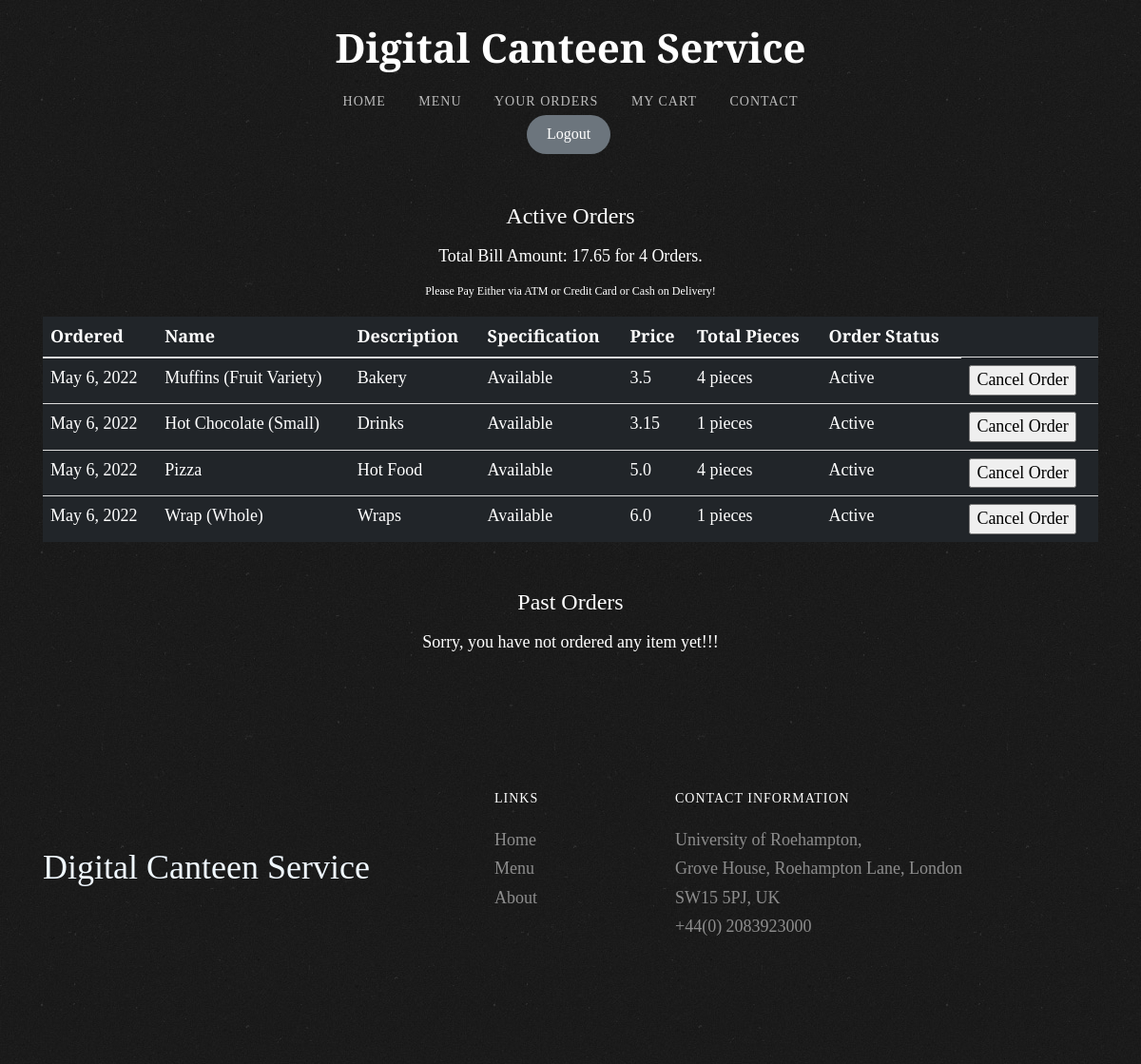
/order_details/ (signed in), run on the app's committed database.
### main/models.py (models this page shows, shortened)
class CartItems(models.Model):
    ORDER_STATUS = (
        ('Active', 'Active'),
        ('Delivered', 'Delivered')
    )
    user = models.ForeignKey(User, on_delete=models.CASCADE)
    item = models.ForeignKey(Item, on_delete=models.CASCADE)
    ordered = models.BooleanField(default=False)
    quantity = models.IntegerField(default=1)
    ordered_date = models.DateField(default=timezone.now)
    status = models.CharField(max_length=20, choices=ORDER_STATUS, default='Active')
    delivery_date = models.DateField(default=timezone.now)
    class Meta:
        verbose_name = 'Cart Item'
        verbose_name_plural = 'Cart Items'

class Item(models.Model):
    LABELS = (
        ('Best Selling Foods', 'Best Selling Foods'),
        ('New Food', 'New Food'),
        ('Spicy Foods🔥', 'Spicy Foods🔥'),
    )
    LABEL_COLOUR = (
        ('danger', 'danger'),
        ('success', 'success'),
        ('primary', 'primary'),
        ('info', 'info'),
        ('warning', 'warning'),
    )
    title = models.CharField(max_length=150)
    description = models.CharField(max_length=250,blank=True)
    price = models.FloatField()
    pieces = models.IntegerField(default=6)
    instructions = models.CharField(max_length=250,default="Available")
    image = models.ImageField(default='default.png', upload_to='images/')
    labels = models.CharField(max_length=25, choices=LABELS, blank=True)
    label_colour = models.CharField(max_length=15, choices=LABEL_COLOUR, blank=True)
    slug = models.SlugField(default="foods")
    created_by = models.ForeignKey(User, on_delete=models.CASCADE)

### main/views.py (the view)
# urls.py: path('order_details/', views.order_details, name='order_details'),
@login_required
def order_details(request):
    items = CartItems.objects.filter(user=request.user, ordered=True,status="Active").order_by('-ordered_date')
    cart_items = CartItems.objects.filter(user=request.user, ordered=True,status="Delivered").order_by('-ordered_date')
    bill = items.aggregate(Sum('item__price'))
    number = items.aggregate(Sum('quantity'))
    pieces = items.aggregate(Sum('item__pieces'))
    total = bill.get("item__price__sum")
    count = number.get("quantity__sum")
    total_pieces = pieces.get("item__pieces__sum")
    context = {
        'items':items,
        'cart_items':cart_items,
        'total': total,
        'count': count,
        'total_pieces': total_pieces
    }
    return render(request, 'main/order_details.html', context)

### main/templatetags/get_group.py (called while the page is built)
@register.filter(name='has_group')
def has_group(user, group_name):
    return user.groups.filter(name=group_name).exists()

### main/templates/main/order_details.html (shortened to what this page needs)
{% extends "main/layout.html" %}
{% block content %}
<br>
<br>
<br>
<br>
<br>
<br>
<div class="cart mt-1000">
    <div class="container ">
        <div class="row">
            <div class="col-sm-12 mt-5">
                <h3 class="text-center text-white">Active Orders</h3>
                {% if items %}
                <h4 class="text-center text-white">Total Bill Amount: {{total}} for {{ count }} Orders.</h4>
                <h6 class="text-center text-white">Please Pay Either via ATM or Credit Card or Cash on Delivery!</h6>
                <div class="table-responsive">
                    <table class="table table-dark table-hover">
                        <thead>
                        <tr>
                            <th scope="col">Ordered</th>
                            <th scope="col">Name</th>
                            <th scope="col">Description</th>
                            <th scope="col">Specification</th>
                            <th scope="col">Price</th>
                            <th scope="col">Total Pieces</th>
                            <th scope="col">Order Status</th>
                        </tr>
                        </thead>
                        <tbody>
                            {% for item_active in items %}
                        <tr>
                            <td>{{ item_active.ordered_date }}</td>
                            <td>{{ item_active.item.title }} <span class="badge badge-{{ item_active.item.label_colour }}">{{ item_active.item.labels }}</span></td>
                            <td>{{ item_active.item.description }}</td>
                            <td>{{ item_active.item.instructions }}</td>
                            <td>{{ item_active.item.price }}</td>
                            <td>{{ item_active.item.pieces }} pieces</td>
                            <td>{{ item_active.status }}</td>
                            <td><input type="button" style="color:black" id="btnShowMsg" value="Cancel Order" onClick="showMessage()" /></td>
                        </tr>
                            {% endfor %}
                        </tbody>
                    </table>
                </div>
                {% else %}
                <h4 class="text-center text-white">Sorry, you have not ordered any item yet!!!</h4>
                {% endif %}
            </div>
        </div>
        <div class="row">
            <div class="col-sm-12 mt-5">
                <h3 class="text-center text-white">Past Orders</h3>
                {% if cart_items %}
                <div class="table-responsive">
                    <table class="table table-light">
                        <thead>
                        <tr>
                            <th scope="col">Ordered</th>
                            <th scope="col">Name</th>
                            <th scope="col">Description</th>
                            <th scope="col">Specification</th>
                            <th scope="col">Price</th>
                            <th scope="col">Total Pieces</th>
                            <th scope="col">Order Status</th>
                            <th scope="col">Delivery Date</th>
                        </tr>
                        </thead>
                        <tbody>
                            {% for cart in cart_items %}
                        <tr>
                            <td>{{ cart.ordered_date }}</td>
                            <td>{{ cart.item.title }} <span class="badge badge-{{ cart.item.label_colour }}">{{ cart.item.labels }}</span></td>
                            <td>{{ cart.item.description }}</td>
                            <td>{{ cart.item.instructions }}</td>
                            <td>{{ cart.item.price }}</td>
                            <td>{{ cart.item.pieces }} pieces</td>
                            <td>{{ cart.status }}</td>
                            <td>{{ cart.delivery_date }}</td>
                        </tr>
                            {% endfor %}
                        </tbody>
                    </table>
                </div>
                {% else %}
                <h4 class="text-center text-white">Sorry, you have not ordered any item yet!!!</h4>
                {% endif %}
            </div>
        </div>
    </div>
</div>
{% endblock content %}

### main/templates/main/layout.html (shortened to what this page needs)
{% load get_group %}
{% load static %}
<!DOCTYPE HTML>
<html>
	<head>
    <link rel="stylesheet" href="https://maxcdn.bootstrapcdn.com/bootstrap/4.0.0/css/bootstrap.min.css">
    <link rel="stylesheet" type="text/css" href="{% static 'main/styles.css' %}">
	<link rel="stylesheet" href="{% static 'css/animate.css' %}">
	<link rel="stylesheet" href="{% static 'css/icomoon.css' %}">
	<link rel="stylesheet" href="{% static 'css/bootstrap.css' %}">
	<link rel="stylesheet" href="{% static 'css/flexslider.css' %}">
	<link rel="stylesheet" href="{% static 'css/style.css' %}">
	</head>
	<body>
		{% block head %}
	<div id="page">
	<nav class="fh5co-nav" role="navigation">
			<div class="container">
				<div class="row">
					<div class="col-xs-12 text-center logo-wrap">
						<div id="fh5co-logo"><a href="#">Digital Canteen Service</a></div>
					</div>
					<div class="col-xs-12 text-center menu-1 menu-wrap">
						<ul>
                            <li><a href="{% url 'main:home' %}">Home</a></li>
                         {% if user.is_authenticated %}
                            {% if request.user|has_group:"admin_owner" %}
                                <li><a href="{% url 'main:admin_dashboard' %}">DashBoard</a></li>
                                <li>
                                   <form class="logout-link" action="{% url 'accounts:logout' %}" method="post">
                                      {% csrf_token %}
                                      <button type="submit" style="color:rgb(0, 0, 0);"><b>Logout</b></button>
                                   </form>
                                </li>
                            {% else %}
                                <li><a href="{% url 'main:menu' %}">Menu</a></li>
                                <li><a href="{% url 'main:order_details' %}">Your Orders</a></li>
                                <li><a href="{% url 'main:cart' %}">My Cart</a></li>
                                <li><a href="#">Contact</a></li>
                                <li>
                                   <form class="logout-link" action="{% url 'accounts:logout' %}" method="post">
                                      <button type="submit" class="btn btn-secondary">Logout</button>
                                   </form>
                                </li>
                            {% endif %}
                         {% else %}
                            <li><a href="{% url 'accounts:login' %}">Login</a></li>
                            <li><a href="{% url 'accounts:signup' %}">SignUp</a></li>
                         {% endif %}
                        </ul>
					</div>
				</div>
			</div>
	</nav>
    <main role="main">
        {% block content %}{% endblock %}
	</main>
	{% endblock head %}
	{% block footer %}
	<footer id="fh5co-footer" role="contentinfo" class="fh5co-section">
		<div class="container">
			<div class="row row-pb-md">
				<div class="col-md-4 fh5co-widget">
					<br><br>
					<h1 style="color: aliceblue;">Digital Canteen Service</h1>
				</div>
				<div class="col-md-2 col-md-push-1 fh5co-widget">
					<h4>Links</h4>
					<ul class="fh5co-footer-links">
						<li><a href="{% url 'main:home' %}">Home</a></li>
						<li><a href="{%url 'main:menu' %}">Menu</a></li>
						<li><a href="#">About</a></li>
					</ul>
				</div>
				<div class="col-md-4 col-md-push-1 fh5co-widget">
					<h4>Contact Information</h4>
					<ul class="fh5co-footer-links">
						<li>University of Roehampton, <br> Grove House, Roehampton Lane, London SW15 5PJ, UK</li>
						<li><a href="tel://1234567920">+44(0) 2083923000</a></li>
					</ul>
				</div>
			</div>
		</div>
	</footer>
	</div>
{% endblock footer %}
	</body>
</html>

### main/static/css/style.css (style rules this page uses)
body { font-family: "Cormorant Garamond", Georgia, serif; font-weight: 400; font-size: 18px; line-height: 1.7; color: rgba(255, 255, 255, 0.3); background: #000 url(../images/broken_noise.png) repeat; }
#page { position: relative; overflow-x: hidden; width: 100%; height: 100%; -webkit-transition: 0.5s; -o-transition: 0.5s; transition: 0.5s; }
a { color: #ea272d; -webkit-transition: 0.5s; -o-transition: 0.5s; transition: 0.5s; }
h1, h2, h3, h4, h5, h6, figure { color: #000; font-family: "Cormorant Garamond", Georgia, serif; font-weight: 400; margin: 0 0 20px 0; }
.fh5co-nav { position: fixed; width: 100%; left: 0; right: 0; background: transparent; z-index: 1001; top: 0; padding: 14px 0; -webkit-transition: 0.3s; -o-transition: 0.3s; transition: 0.3s; }
.fh5co-nav #fh5co-logo { font-size: 32px; margin: 0; padding: 0; font-weight: 700; font-family: "Cormorant Garamond", Georgia, serif; color: #fff !important; }
.fh5co-nav #fh5co-logo a { font-size: 42px; color: #fff !important; }
.fh5co-nav ul { padding: 0; margin: 5px 0 0 0; }
.fh5co-nav ul li { padding: 0; margin: 0; list-style: none; display: inline; }
.fh5co-nav ul li > a { text-transform: uppercase; letter-spacing: 1px; font-size: 14px; }
.fh5co-nav ul li a { padding: 30px 15px; color: rgba(255, 255, 255, 0.7); -webkit-transition: 0.5s; -o-transition: 0.5s; transition: 0.5s; }
.fh5co-section { padding: 7em 0; }
#fh5co-slider, #fh5co-about, #fh5co-wireframe, #fh5co-started, #fh5co-portfolio, #fh5co-blog, #fh5co-content-section, #fh5co-contact, #fh5co-footer { padding: 7em 0; clear: both; }
#fh5co-footer .fh5co-footer-links { padding: 0; margin: 0; }
#fh5co-footer .fh5co-footer-links li { padding: 0; margin: 0; list-style: none; color: rgba(255, 255, 255, 0.5); }
#fh5co-footer .fh5co-footer-links li a { color: rgba(255, 255, 255, 0.5); text-decoration: none; }
#fh5co-footer .fh5co-widget { margin-bottom: 30px; }
#fh5co-footer .fh5co-widget h4 { color: #fff; text-transform: uppercase; margin-bottom: 20px; font-size: 14px; letter-spacing: 1px; }
.btn { margin-right: 4px; margin-bottom: 4px; font-family: "Cormorant Garamond", Georgia, serif; font-size: 16px; font-weight: 400; -webkit-border-radius: 30px; -moz-border-radius: 30px; -ms-border-radius: 30px; border-radius: 30px; -webkit-transition: 0.5s; -o-transition: 0.5s; transition: 0.5s; padding: 8px 20px; }
.row-pb-md { padding-bottom: 4em !important; }

### data on the page
CartItems: ordered_date "May 6, 2022", item "Muffins (Fruit Variety)", item.description "Bakery", item.instructions "Available", item.price "3.5", item.pieces "4", status "Active"
CartItems: ordered_date "May 6, 2022", item "Hot Chocolate (Small)", item.description "Drinks", item.instructions "Available", item.price "3.15", item.pieces "1", status "Active"
CartItems: ordered_date "May 6, 2022", item "Pizza", item.description "Hot Food", item.instructions "Available", item.price "5.0", item.pieces "4", status "Active"
CartItems: ordered_date "May 6, 2022", item "Wrap (Whole)", item.description "Wraps", item.instructions "Available", item.price "6.0", item.pieces "1", status "Active"

### other printed values
{{ total }} "17.65"
{{ count }} "4"
